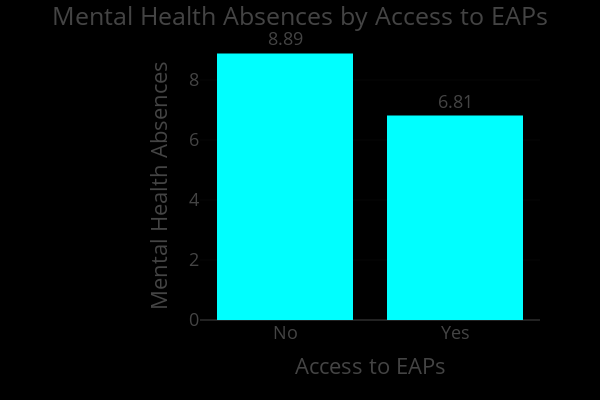

Write notebook code for a chart like this one.
### Markdown cell above
## Visualization: Mental Health Absences by Access to EAPs
This step explores the relationship between access to Employee Assistance Programs (EAPs) and the average number of mental health absences reported by employees. Using the processed dataset, we first grouped the data by EAP access status and calculated the mean number of mental health absences for each group. A bar chart was then created using Plotly Express to visualize this comparison. The chart features clearly labeled bars with numeric values displayed on top for better readability. A dark-themed presentation layout was applied for visual consistency, and axes were formatted for clarity. The final chart reveals how the availability of EAPs may influence the frequency of mental health-related absences, offering valuable insights for organizational mental health support strategies.

### Code cell
!pip install -U kaleido
import plotly.express as px
import pandas as pd
import os

# Load the dataset
file_path = os.path.join(processed_dir, "Healthcare Workforce Mental Health Dataset.csv")
mental_health_df = pd.read_csv(file_path)

# Group by access to EAPs and calculate average mental health absence
avg_absence_by_eap = mental_health_df.groupby('Access to EAPs')['Mental Health Absences'].mean().reset_index()

# Plot bar chart
fig = px.bar(
    avg_absence_by_eap,
    x='Access to EAPs',
    y='Mental Health Absences',
    title='Mental Health Absences by Access to EAPs',
    labels={'Access to EAPs': 'Access to EAPs', 'Mental Health Absences': 'Mental Health Absences'},
    color_discrete_sequence=['#00ffff'],
    text='Mental Health Absences'
)

# Format labels and layout
fig.update_traces(
    texttemplate='%{text:.2f}',
    textposition='outside', 
    cliponaxis=False
)
fig.update_layout(
    template='presentation',                       
    legend_title=dict(text='Income Level'),       
    xaxis_title='Access to EAPs',                  
    yaxis_title='Mental Health Absences',          
    yaxis_range=[0, 9],                           
    width=600,                                    
    height=400,                                     
    margin=dict(
        l=200,                                      
        r=60,                                     
        t=50,                                     
        b=80                                  
    ),                                            
    paper_bgcolor='rgb(0, 0, 0)',                  
    plot_bgcolor='rgb(0, 0, 0)'                 
)

fig.show()

### Figure 1 — Plotly figure (JSON) as saved in the notebook; plotly's stock layout.template omitted (floating-point values rounded to 4 significant figures)
{"data": [{"alignmentgroup": "True", "cliponaxis": false, "hovertemplate": "Access to EAPs=%{x}<br>Mental Health Absences=%{text}<extra></extra>", "legendgroup": "", "marker": {"color": "#00ffff", "pattern": {"shape": ""}}, "name": "", "offsetgroup": "", "orientation": "v", "showlegend": false, "text": [8.887, 6.813], "textposition": "outside", "texttemplate": "%{text:.2f}", "type": "bar", "x": ["No", "Yes"], "xaxis": "x", "y": [8.887, 6.813], "yaxis": "y"}], "layout": {"barmode": "relative", "height": 400, "legend": {"title": {"text": "Income Level"}, "tracegroupgap": 0}, "margin": {"b": 80, "l": 200, "r": 60, "t": 50}, "paper_bgcolor": "rgb(0, 0, 0)", "plot_bgcolor": "rgb(0, 0, 0)", "title": {"text": "Mental Health Absences by Access to EAPs"}, "width": 600, "xaxis": {"anchor": "y", "autorange": true, "domain": [0, 1], "range": [-0.5, 1.5], "title": {"text": "Access to EAPs"}, "type": "category"}, "yaxis": {"anchor": "x", "domain": [0, 1], "range": [0, 9], "title": {"text": "Mental Health Absences"}, "type": "linear"}}}
